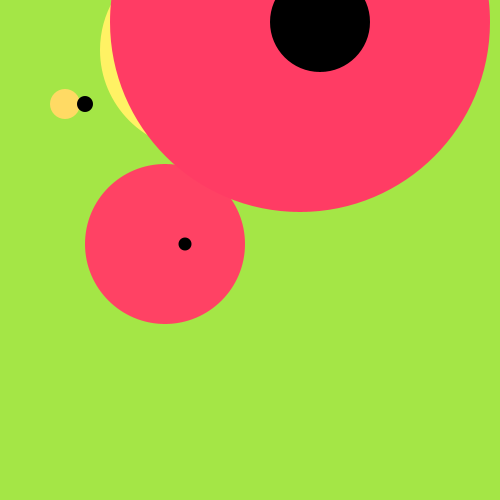
Frame 1 (no input)
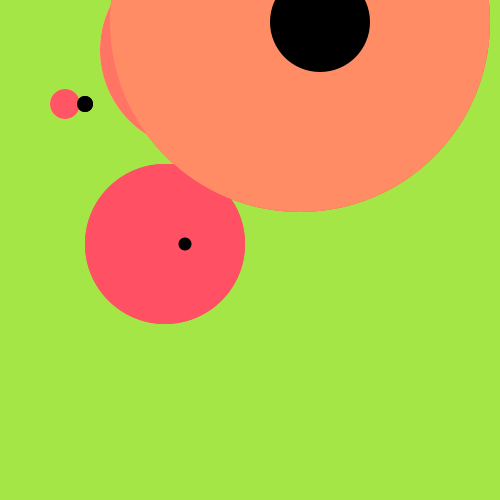
Frame 2 (the mouse pressed at the canvas centre, redrawn once)

The Processing sketch that drew these frames (run headless with seeded random() and noise(); the mouse was pressed at the canvas centre and the sketch redrawn once):

// Processing sketch: Exercise_21_2
// ── Exercise_21_2.pde
//Extend the function created for exercise 1 
//by creating more parameters to control additional aspects 
//of its form.

void setup() { 
  size(500, 500); 
  noStroke(); 
  smooth(); 
  noLoop();
  background(random(255), 230, 70);
}

void draw() {
  shape(165, 244,160, 13);
  shape(200, 50, 200, 43);
  shape(300, 22, 380, 100);
  shape(65, 104, 30, 16);
  
}

void shape(int x, int y, int large, int small) {
  fill(255, random(255), 100);
  ellipse(x, y, large, large); //large circle
  fill(0);
  ellipse(x+20, y, small, small); // small black circle 
}
